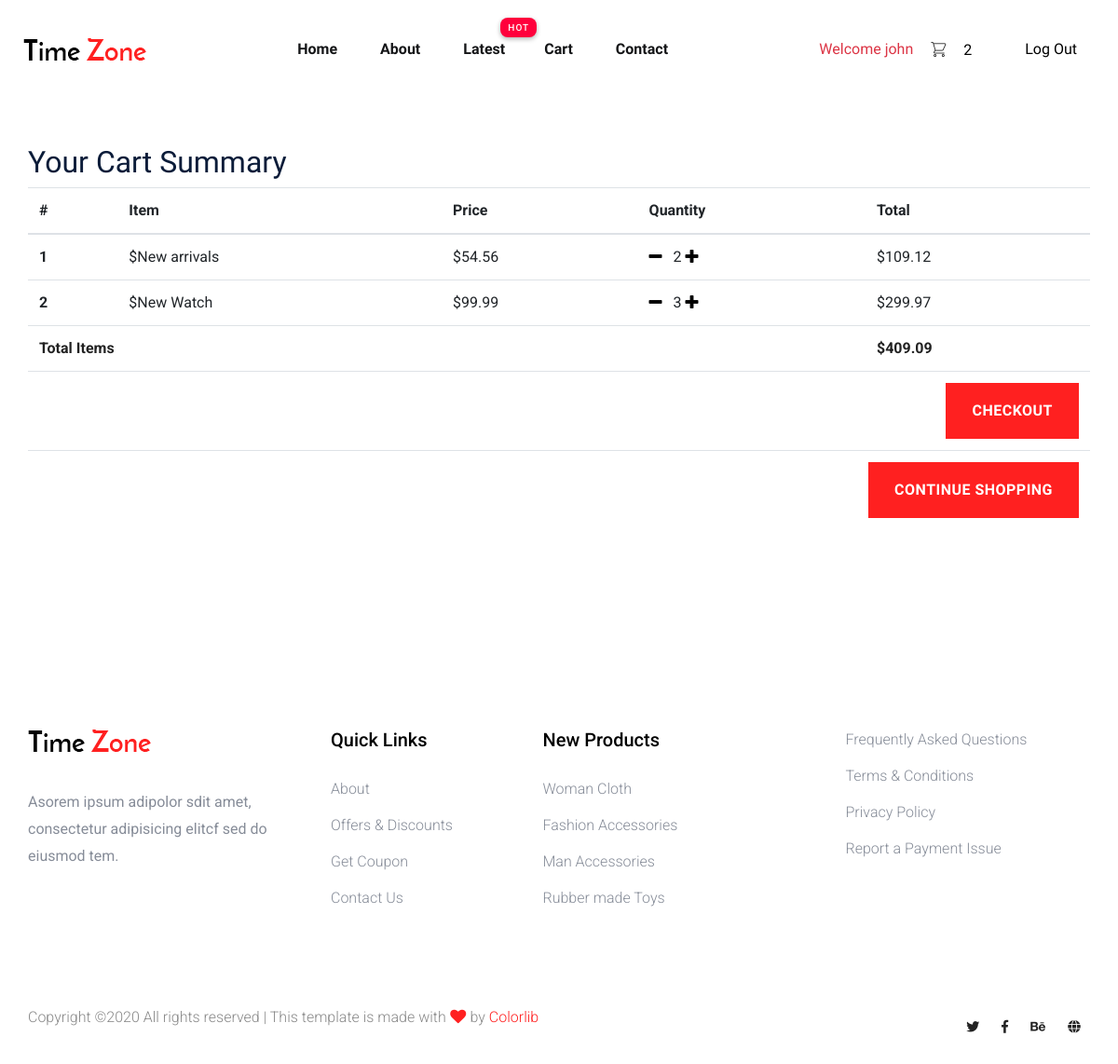
Page /cart/ (signed in) on the earlier database version.
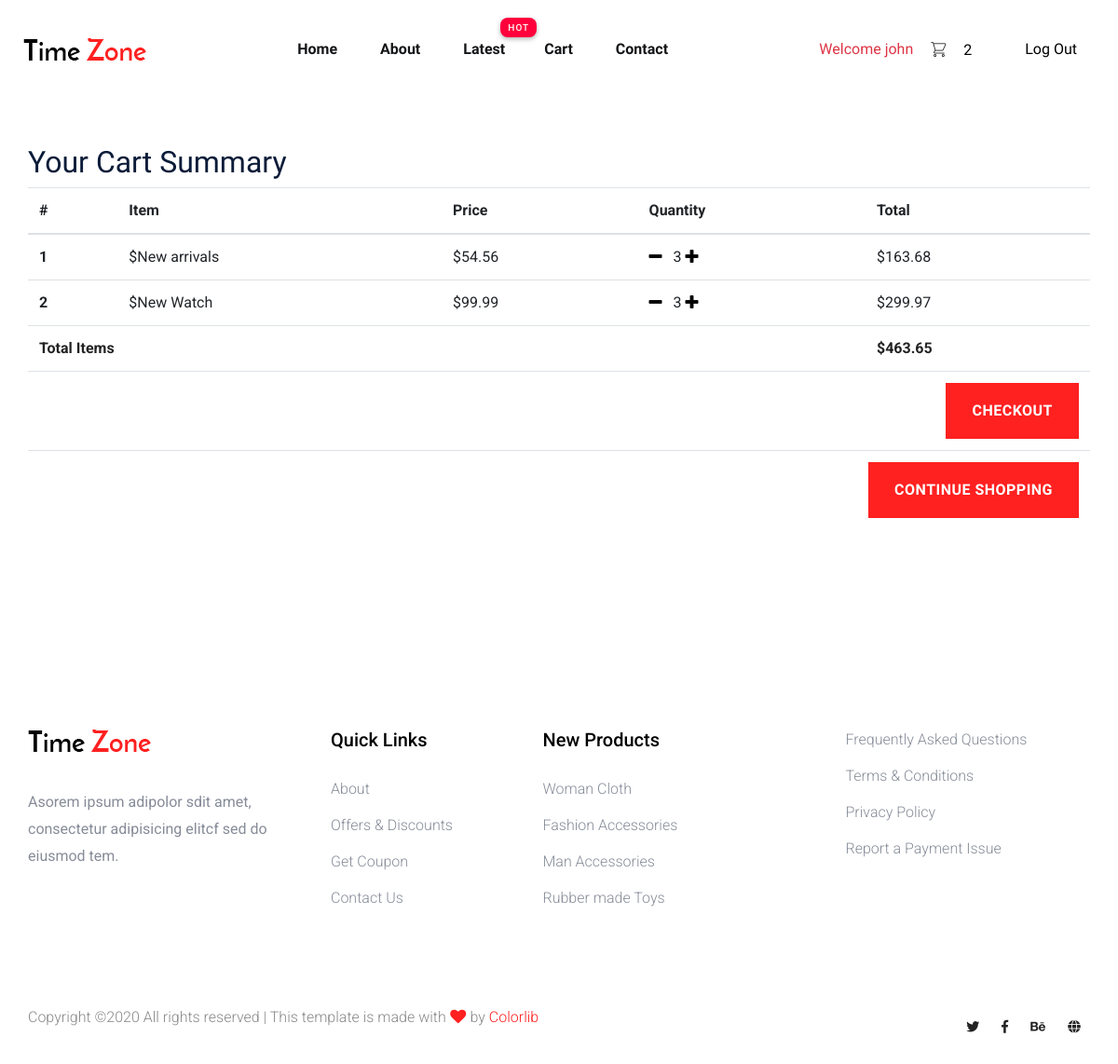
Same page on the later database version.
### shop/models.py (models this page shows, shortened)
class Order(models.Model):
    user = models.ForeignKey(User, on_delete=models.CASCADE)
    items = models.ManyToManyField(OrderItem)
    start_date = models.DateTimeField(auto_now_add=True)
    ordered_date = models.DateTimeField()
    ordered = models.BooleanField(default=False)
    shipping_address = models.ForeignKey(
        'Address', related_name='shipping_address', on_delete=models.SET_NULL, blank=True, null=True)
    billing_address = models.ForeignKey(
        'Address', related_name='billing_address', on_delete=models.SET_NULL, blank=True, null=True)
    payment = models.ForeignKey(
        'Payment', on_delete=models.SET_NULL, blank=True, null=True)
    being_delivered = models.BooleanField(default=False)
    received = models.BooleanField(default=False)
    refund_requested = models.BooleanField(default=False)
    refund_granted = models.BooleanField(default=False)
    def get_items_total_price(self):
        total = 0
        for order_item in self.items.all():
            total += order_item.get_final_price()
        return total

class OrderItem(models.Model):
    user = models.ForeignKey(User, on_delete=models.CASCADE)
    ordered = models.BooleanField(default=False)
    item = models.ForeignKey(Item, on_delete=models.CASCADE)
    quantity = models.IntegerField(default=1)
    def get_total(self):
        return self.quantity * self.item.price
    def get_final_price(self):
        return self.get_total()

class Item(models.Model):
    item_name = models.CharField(max_length=100)
    price = models.DecimalField(max_digits=10, decimal_places=2)
    item_image = models.ImageField(upload_to='Items/')
    label = models.CharField(choices=CATEGORY, max_length=2)
    description = models.TextField()
    slug = models.SlugField(blank=True, null=True)

### shop/views.py (the view)
# urls.py: path('cart/', views.CartView.as_view(), name='cart'),
class CartView(LoginRequiredMixin, View):
    def get(self, *args, **kwargs):
        try:
            order = Order.objects.get(user=self.request.user, ordered=False)
            context = {
                'object': order
            }
            return render(self.request, 'cart.html', context)
        except ObjectDoesNotExist:
            messages.error(self.request, 'You Do Not Have An Active Order')
            return redirect("/")

### shop/templatetags/cart_template_tags.py (called while the page is built)
@register.filter
def cart_item_count(user):
    if user.is_authenticated:
        qs = Order.objects.filter(user=user, ordered= False)
        if qs.exists():
            return qs[0].items.count()
    return 0

### shop/templates/cart.html (shortened to what this page needs)
{% extends "base.html" %}
{% load static %}
{% block content %}
<div class="container my-5">
  <h2>Your Cart Summary</h2>
  <div class="table-responsive">
    <table class="table">
      <thead>
        <tr>
          <th scope="col">#</th>
          <th scope="col">Item</th>
          <th scope="col">Price</th>
          <th scope="col">Quantity</th>
          <th scope="col">Total</th>
        </tr>
      </thead>
      <tbody>
        {% for order_item in object.items.all %}
        <tr>
          <th scope="row">{{ forloop.counter }}</th>
          <td>${{order_item.item.item_name}}</td>
          <td>${{order_item.item.price}}</td>
          <td>
            <a href="{% url 'remove_single_from_cart' order_item.item.slug %}"><i class="fas fa-minus mr-2"></i></i></a>
            {{order_item.quantity}}
            <a href="{% url 'add_to_cart' order_item.item.slug %}"><i class="fas fa-plus mr-2"></i></i></a>
          <td>
            ${{order_item.get_total}}</td>
        </tr>
        {% endfor %}
        <tr>
          <td colspan="4"><b>Total Items</b></td>
          <td><b> ${{object.get_items_total_price}}</b></td>
        </tr>
        <tr>
          <td colspan="5"><a class="btn btn-warning float-right" href="{% url 'checkout' %}">Checkout</a></td>
        </tr>
        <tr>
          <td colspan="5"><a class="btn btn-primary float-right" href="/">Continue Shopping</a></td>
        </tr>
      </tbody>
    </table>
  </div>
</div>
{% endblock %}

### shop/templates/base.html (shortened to what this page needs)
{% load static %}
{% load cart_template_tags %}
<!doctype html>
<html class="no-js" lang="zxx">
<head>
    <link rel="stylesheet" href="{% static 'assets/css/bootstrap.min.css' %}">
    <link rel="stylesheet" href="{% static 'assets/css/owl.carousel.min.css' %}">
    <link rel="stylesheet" href="{% static 'assets/css/flaticon.css' %}">
    <link rel="stylesheet" href="{% static 'assets/css/slicknav.css' %}">
    <link rel="stylesheet" href="{% static 'assets/css/animate.min.css' %}">
    <link rel="stylesheet" href="{% static 'assets/css/magnific-popup.css' %}">
    <link rel="stylesheet" href="{% static 'assets/css/fontawesome-all.min.css' %}">
    <link rel="stylesheet" href="{% static 'assets/css/themify-icons.css' %}">
    <link rel="stylesheet" href="{% static 'assets/css/slick.css' %}">
    <link rel="stylesheet" href="{% static 'assets/css/nice-select.css' %}">
    <link rel="stylesheet" href="{% static 'assets/css/style.css' %}">
</head>
<body>
    <header>
        <div class="header-area">
            <div class="main-header header-sticky">
                <div class="container-fluid">
                    <div class="menu-wrapper">
                        <div class="logo">
                            <a href=""><img src="{% static 'assets/img/logo/logo.png' %}" alt=""></a>
                        </div>
                        <div class="main-menu d-none d-lg-block">
                            <nav>
                                <ul id="navigation">
                                    <li><a href="{% url 'index' %}">Home</a></li>
                                    <li><a href="{% url 'about' %}">about</a></li>
                                    <li class="hot"><a href="#">Latest</a>
                                    {% if user.is_authenticated %}
                                    <li><a href="#">Cart</a>
                                    </li>
                                    {% endif %}
                                    <li><a href="{% url 'contact' %}">Contact</a></li>
                                </ul>
                            </nav>
                        </div>
                        <div class="header-right">
                            <ul>
                                {% if user.is_authenticated %}
                                <a href="{% url 'profile' %}" class="text-danger">Welcome {{user}}</a>
                                <li><a href="{% url 'cart' %}"><span class="flaticon-shopping-cart"><span class="item-cart">{{request.user|cart_item_count}}</span></span></a>
                                </li>
                                <li> <a href="{% url 'logout' %}"><span>Log Out</span></a></li>
                                    {% endif %}
                            </ul>
                        </div>
                    </div>
                    <div class="col-12">
                    </div>
                </div>
            </div>
        </div>
    </header>
    {% block content %}
    {% endblock %}
    <footer>
        <div class="footer-area footer-padding">
            <div class="container">
                <div class="row d-flex justify-content-between">
                    <div class="col-xl-3 col-lg-3 col-md-5 col-sm-6">
                        <div class="single-footer-caption mb-50">
                            <div class="single-footer-caption mb-30">
                                <div class="footer-logo">
                                    <a href="index.html"><img src="{% static 'assets/img/logo/logo2_footer.png' %}"
                                            alt=""></a>
                                </div>
                                <div class="footer-tittle">
                                    <div class="footer-pera">
                                        <p>Asorem ipsum adipolor sdit amet, consectetur adipisicing elitcf sed do
                                            eiusmod tem.</p>
                                    </div>
                                </div>
                            </div>
                        </div>
                    </div>
                    <div class="col-xl-2 col-lg-3 col-md-3 col-sm-5">
                        <div class="single-footer-caption mb-50">
                            <div class="footer-tittle">
                                <h4>Quick Links</h4>
                                <ul>
                                    <li><a href="#">About</a></li>
                                    <li><a href="#"> Offers & Discounts</a></li>
                                    <li><a href="#"> Get Coupon</a></li>
                                    <li><a href="#"> Contact Us</a></li>
                                </ul>
                            </div>
                        </div>
                    </div>
                    <div class="col-xl-3 col-lg-3 col-md-4 col-sm-7">
                        <div class="single-footer-caption mb-50">
                            <div class="footer-tittle">
                                <h4>New Products</h4>
                                <ul>
                                    <li><a href="#">Woman Cloth</a></li>
                                    <li><a href="#">Fashion Accessories</a></li>
                                    <li><a href="#"> Man Accessories</a></li>
                                    <li><a href="#"> Rubber made Toys</a></li>
                                </ul>
                            </div>
                        </div>
                    </div>
                    <div class="col-xl-3 col-lg-3 col-md-5 col-sm-7">
                        <div class="single-footer-caption mb-50">
                            <div class="footer-tittle">
                                <ul>
                                    <li><a href="#">Frequently Asked Questions</a></li>
                                    <li><a href="#">Terms & Conditions</a></li>
                                    <li><a href="#">Privacy Policy</a></li>
                                    <li><a href="#">Report a Payment Issue</a></li>
                                </ul>
                            </div>
                        </div>
                    </div>
                </div>
                <div class="row align-items-center">
                    <div class="col-xl-7 col-lg-8 col-md-7">
                        <div class="footer-copy-right">
                            <p>
                                Copyright &copy; All rights reserved | This template is made with <i class="fa fa-heart"
                                    aria-hidden="true"></i> by <a href="https://colorlib.com"
                                    target="_blank">Colorlib</a>
                            </p>
                        </div>
                    </div>
                    <div class="col-xl-5 col-lg-4 col-md-5">
                        <div class="footer-copy-right f-right">
                            <div class="footer-social">
                                <a href="#"><i class="fab fa-twitter"></i></a>
                                <a href="https://www.facebook.com/sai4ull"><i class="fab fa-facebook-f"></i></a>
                                <a href="#"><i class="fab fa-behance"></i></a>
                                <a href="#"><i class="fas fa-globe"></i></a>
                            </div>
                        </div>
                    </div>
                </div>
            </div>
        </div>
    </footer>
</body>
</html>

### shop/templates/cart.html (style rules this page uses)
a { color: black; }

Differences in the rows shown:
changed OrderItem "New arrivals": quantity "2" → "3"; get_total "109.12" → "163.68"
changed through a linked row, Order: get_items_total_price "409.09" → "463.65"
